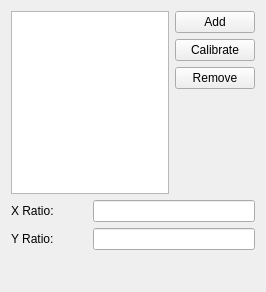
<?xml version="1.0" encoding="UTF-8"?>
<ui version="4.0">
 <class>uiProfileForm</class>
 <widget class="QWidget" name="uiProfileForm">
  <property name="geometry">
   <rect>
    <x>0</x>
    <y>0</y>
    <width>266</width>
    <height>292</height>
   </rect>
  </property>
  <property name="maximumSize">
   <size>
    <width>16777215</width>
    <height>500</height>
   </size>
  </property>
  <property name="windowTitle">
   <string>Calibration Profile</string>
  </property>
  <layout class="QGridLayout" name="gridLayout">
   <item row="5" column="0">
    <widget class="QLabel" name="label_2">
     <property name="text">
      <string>Y Ratio:</string>
     </property>
     <property name="alignment">
      <set>Qt::AlignLeading|Qt::AlignLeft|Qt::AlignVCenter</set>
     </property>
    </widget>
   </item>
   <item row="2" column="2">
    <widget class="QPushButton" name="remove">
     <property name="text">
      <string>Remove</string>
     </property>
    </widget>
   </item>
   <item row="4" column="0">
    <widget class="QLabel" name="label">
     <property name="text">
      <string>X Ratio:</string>
     </property>
    </widget>
   </item>
   <item row="1" column="2">
    <widget class="QPushButton" name="calibrate">
     <property name="text">
      <string>Calibrate</string>
     </property>
    </widget>
   </item>
   <item row="0" column="2">
    <widget class="QPushButton" name="add">
     <property name="text">
      <string>Add</string>
     </property>
    </widget>
   </item>
   <item row="4" column="1" colspan="2">
    <widget class="QLineEdit" name="x"/>
   </item>
   <item row="5" column="1" colspan="2">
    <widget class="QLineEdit" name="y"/>
   </item>
   <item row="6" column="0">
    <spacer name="verticalSpacer">
     <property name="orientation">
      <enum>Qt::Vertical</enum>
     </property>
     <property name="sizeHint" stdset="0">
      <size>
       <width>20</width>
       <height>40</height>
      </size>
     </property>
    </spacer>
   </item>
   <item row="0" column="0" rowspan="4" colspan="2">
    <widget class="QListView" name="view"/>
   </item>
  </layout>
 </widget>
 <tabstops>
  <tabstop>view</tabstop>
  <tabstop>add</tabstop>
  <tabstop>calibrate</tabstop>
  <tabstop>remove</tabstop>
  <tabstop>x</tabstop>
  <tabstop>y</tabstop>
 </tabstops>
 <resources/>
 <connections/>
</ui>
